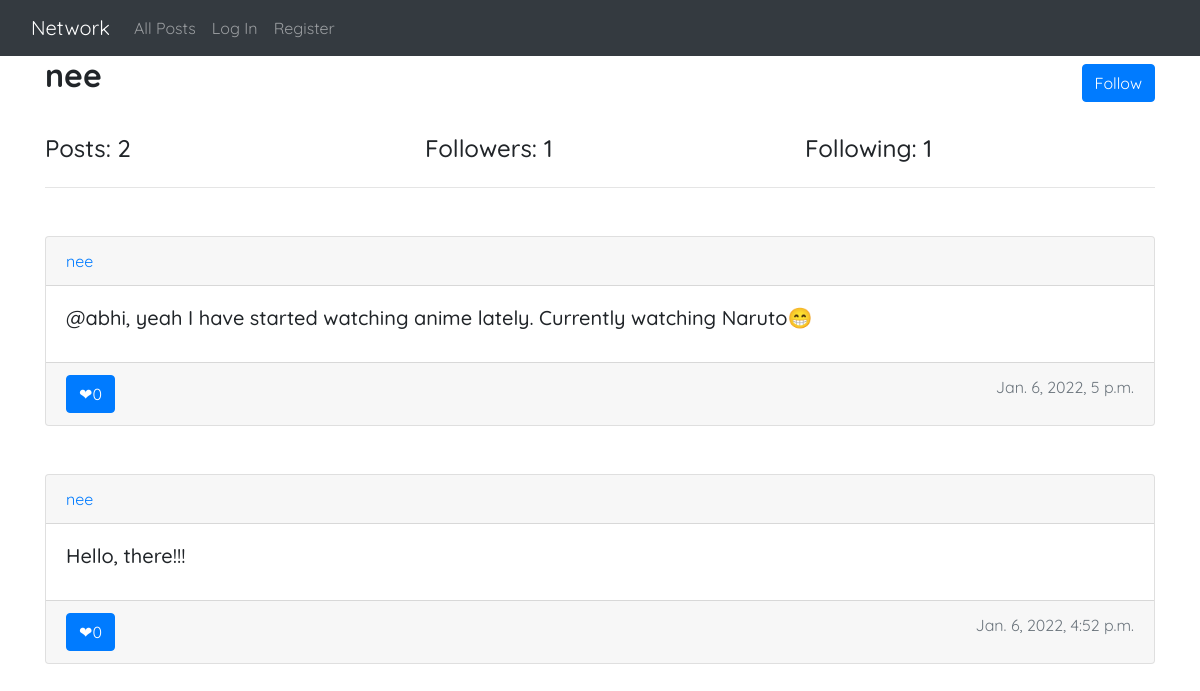
/profile/nee, run on the app's committed database.
### network/models.py (models this page shows, shortened)
class User(AbstractUser):
    pass

class Post(models.Model):
    user = models.ForeignKey('User', on_delete = models.CASCADE, related_name = "author")
    content = models.CharField(max_length = 255)
    date = models.DateTimeField(default = timezone.now)
    likes = models.IntegerField(default = 0)

### network/views.py (the view)
# urls.py: path("profile/<str:user>", views.profile, name="profile"),
def profile(request, user):
    user = User.objects.filter(username = user).first()
    followers = len(Follow.objects.filter(following = user))
    following = len(Follow.objects.filter(follower = user))
    posts = Post.objects.filter(user = user).order_by('-date')
    return render(request, 'network/profile.html', {
        "username": user,
        "followers": followers,
        "following": following,
        "posts": posts
    })

### network/templates/network/profile.html
{% extends "network/layout.html" %}
{% block body %}
    <div class="container">
        <div class="row">
            <div class="col">
                <h2><strong>{{ username }}</strong></h2>
            </div>
            <div class="col-6"></div>
            <div class="col">
                {% if request.user != username %}
                    <button class="btn btn-primary my-2" style="display: flex; float: right;">Follow</button>
                {% endif %}
            </div>
        </div>
    </div>
    <br>
    <div class="container">
        <div class="row">
            <div class="col">
                <h4> Posts: {{ posts|length }} </h4>
            </div>
            <div class="col">
                <h4>Followers: {{followers}}</h4>
            </div>
            <div class="col">
                <h4>Following: {{following}}</h4>
            </div>
        </div>
        <hr>
    </div>
    <div class="container my-5">
        {% for post in posts %}
            <div class="card ">
                <div class="card-header">
                    <a href="{% url 'profile' post.user %}">{{post.user.username}}</a>
                </div>
                <div class="card-body">
                    <h5 class="card-title">{{ post.content }}</h5>
                </div>
                <div class="card-footer text-muted" >
                    <a href="#" class="btn btn-primary" style="float: left;"><span >&#x2764;</span>{{post.likes}}</a>
                    <span style="float: right;">{{ post.date }}</span>
                </div>
            </div>
            <br><br>
       {% endfor %}
    </div>
{% endblock %}

### network/static/network/styles.css (style rules this page uses)
* { font-family: 'Quicksand', sans-serif; }

### data on the page
User: username "nee"
Post: user.username "nee", content "@abhi, yeah I have started watching anime lately. Currently watching Naruto😁", likes "0", date "Jan. 6, 2022, 5 p.m."
Post: user.username "nee", content "Hello, there!!!", likes "0", date "Jan. 6, 2022, 4:52 p.m."

### other printed values
{{ posts|length }} "2"
{{ followers }} "1"
{{ following }} "1"
